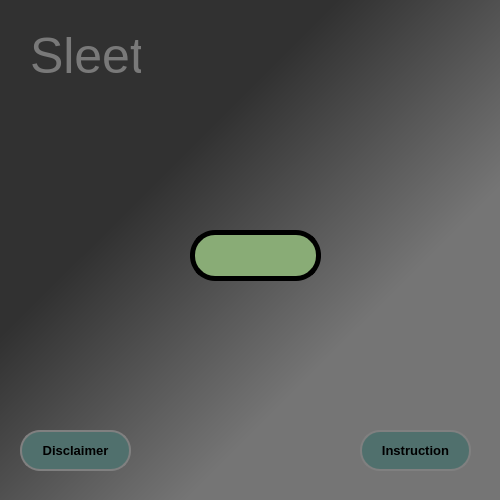
<?xml version="1.0" encoding="UTF-8"?>
<ui version="4.0">
 <class>start</class>
 <widget class="QMainWindow" name="start">
  <property name="enabled">
   <bool>true</bool>
  </property>
  <property name="geometry">
   <rect>
    <x>0</x>
    <y>0</y>
    <width>500</width>
    <height>500</height>
   </rect>
  </property>
  <property name="minimumSize">
   <size>
    <width>500</width>
    <height>500</height>
   </size>
  </property>
  <property name="maximumSize">
   <size>
    <width>500</width>
    <height>500</height>
   </size>
  </property>
  <property name="windowTitle">
   <string>Sleet</string>
  </property>
  <property name="windowOpacity">
   <double>1.000000000000000</double>
  </property>
  <property name="styleSheet">
   <string notr="true">background-color : qlineargradient(spread:pad, x1:0, y1:0, x2:1, y2:1, stop:0.336049 rgba(49, 49, 49, 255), stop:0.686354 rgba(117, 117, 117, 255));</string>
  </property>
  <property name="iconSize">
   <size>
    <width>0</width>
    <height>0</height>
   </size>
  </property>
  <property name="toolButtonStyle">
   <enum>Qt::ToolButtonIconOnly</enum>
  </property>
  <widget class="QWidget" name="centralwidget">
   <property name="enabled">
    <bool>true</bool>
   </property>
   <property name="minimumSize">
    <size>
     <width>500</width>
     <height>500</height>
    </size>
   </property>
   <property name="maximumSize">
    <size>
     <width>500</width>
     <height>500</height>
    </size>
   </property>
   <widget class="QLabel" name="label">
    <property name="geometry">
     <rect>
      <x>30</x>
      <y>20</y>
      <width>111</width>
      <height>71</height>
     </rect>
    </property>
    <property name="styleSheet">
     <string notr="true">background-color: rgba(0,0,0,0%);
color: rgb(121, 121, 121);
font-size : 50px;

</string>
    </property>
    <property name="text">
     <string>Sleet</string>
    </property>
   </widget>
   <widget class="QPushButton" name="instructionbtn">
    <property name="geometry">
     <rect>
      <x>360</x>
      <y>430</y>
      <width>111</width>
      <height>41</height>
     </rect>
    </property>
    <property name="styleSheet">
     <string notr="true">QPushButton{border-color: grey;
border-radius:20px ;
border-width:2px;
border-style:solid;
font-weight: bold;

background-color:rgb(80, 112, 109);
transition: all 0.5s;
font-size:13px;
}
QPushButton:hover{
border-color: black;
border-width:5px
	
}


</string>
    </property>
    <property name="text">
     <string>Instruction</string>
    </property>
   </widget>
   <widget class="QPushButton" name="loginbtn">
    <property name="geometry">
     <rect>
      <x>190</x>
      <y>230</y>
      <width>131</width>
      <height>51</height>
     </rect>
    </property>
    <property name="styleSheet">
     <string notr="true">QPushButton{background-color: qlineargradient(spread:pad, x1:0, y1:0, x2:1, y2:0, stop:1 rgba(137, 172, 118, 255));
border-radius:25px;
border-width:5px;
border-color: rgb(0, 0, 0);
border-style:solid;}
QPushButton:hover{

  background-color: #766980; 
  border-color:black;
border-style:solid;



}

</string>
    </property>
    <property name="text">
     <string/>
    </property>
   </widget>
   <widget class="QPushButton" name="instructionbtn_2">
    <property name="geometry">
     <rect>
      <x>20</x>
      <y>430</y>
      <width>111</width>
      <height>41</height>
     </rect>
    </property>
    <property name="styleSheet">
     <string notr="true">QPushButton{border-color: grey;
border-radius:20px ;
border-width:2px;
border-style:solid;
font-weight: bold;

background-color:rgb(80, 112, 109);
transition: all 0.5s;
font-size:13px;
}
QPushButton:hover{
background-color:rgb(158,26,26,255);
border-color: black;
border-width:5px

	
}


</string>
    </property>
    <property name="text">
     <string>Disclaimer</string>
    </property>
   </widget>
  </widget>
 </widget>
 <resources/>
 <connections/>
</ui>
